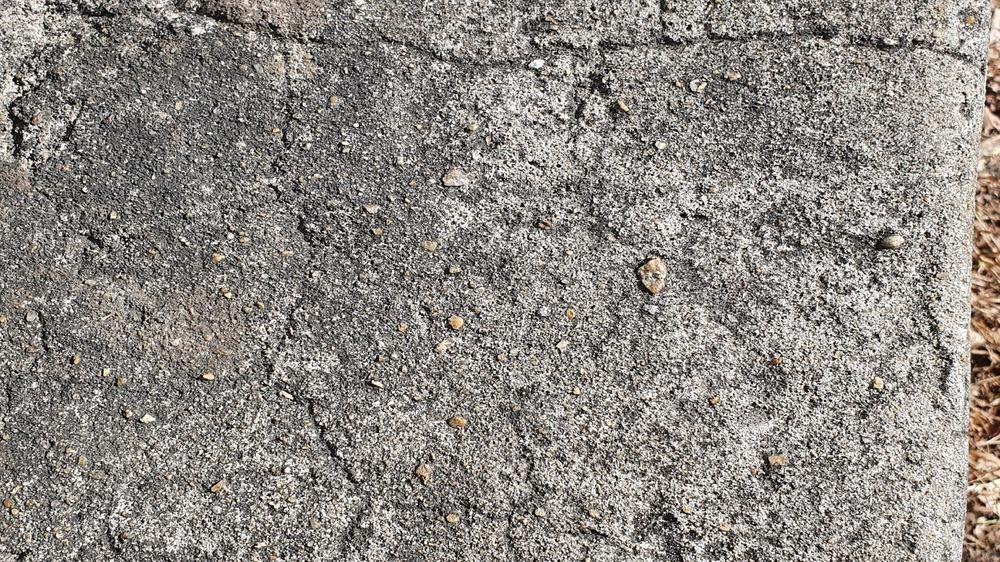
#> input picture inspection-perception/datasets/aerial/images/1794.rf.8b7d51d5b866e3f773603b92962f5cc3.jpg, 1000 x 562 px, shrunk from 2560 x 1440 before the run; its folder holds only this picture in this run
$ python apply_clahe.py
#> lines starting #> are read from the running program, lines starting #| are printed output that depends on the picture
import cv2
from pathlib import Path
from datetime import datetime
from shutil import copy2


BASE_DIR = Path(__file__).resolve().parent
INPUT_IMAGES = BASE_DIR / "underwater" / "valid" / "images"
INPUT_LABELS = BASE_DIR / "underwater" / "valid" / "labels"

timestamp = datetime.now().strftime("%Y%m%d_%H%M%S")
OUTPUT_ROOT = BASE_DIR / f"underwater_clahe_{timestamp}" / "valid"
OUTPUT_IMAGES = OUTPUT_ROOT / "images"
OUTPUT_LABELS = OUTPUT_ROOT / "labels"

OUTPUT_IMAGES.mkdir(parents=True, exist_ok=True)
OUTPUT_LABELS.mkdir(parents=True, exist_ok=True)

print(f"Saving processed dataset to: {OUTPUT_ROOT}")

for entry in sorted(INPUT_IMAGES.iterdir()):
    if entry.suffix.lower() not in {".jpg", ".jpeg", ".png", ".bmp", ".webp"}:
        continue

    image = cv2.imread(str(entry), cv2.IMREAD_GRAYSCALE)
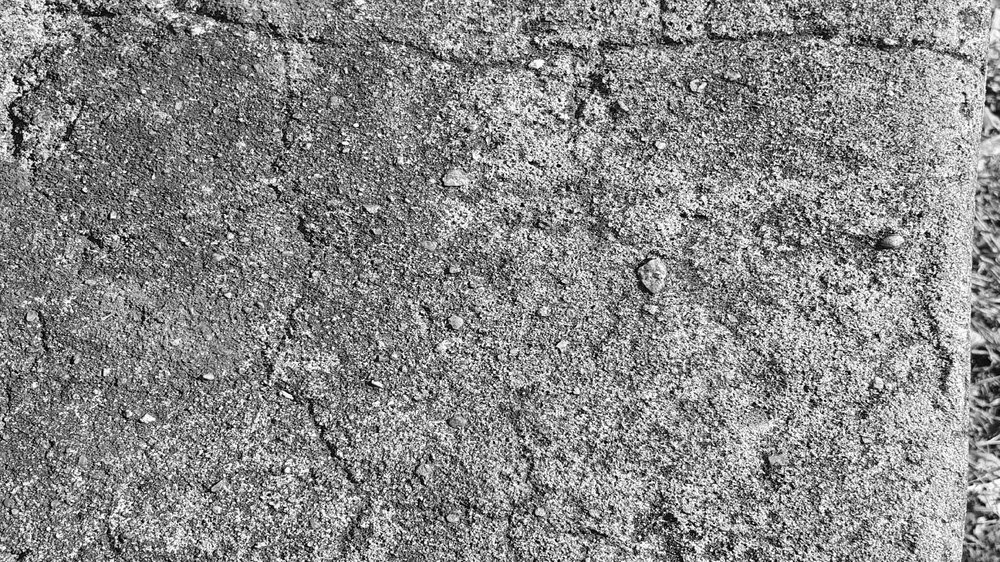
#> image: shape (562, 1000); min 0, max 255, mean 136.6
    if image is None:
        raise RuntimeError(f"Failed to read {entry}")

    clahe = cv2.createCLAHE(clipLimit=2.0, tileGridSize=(8, 8))
    clahe_image = clahe.apply(image)
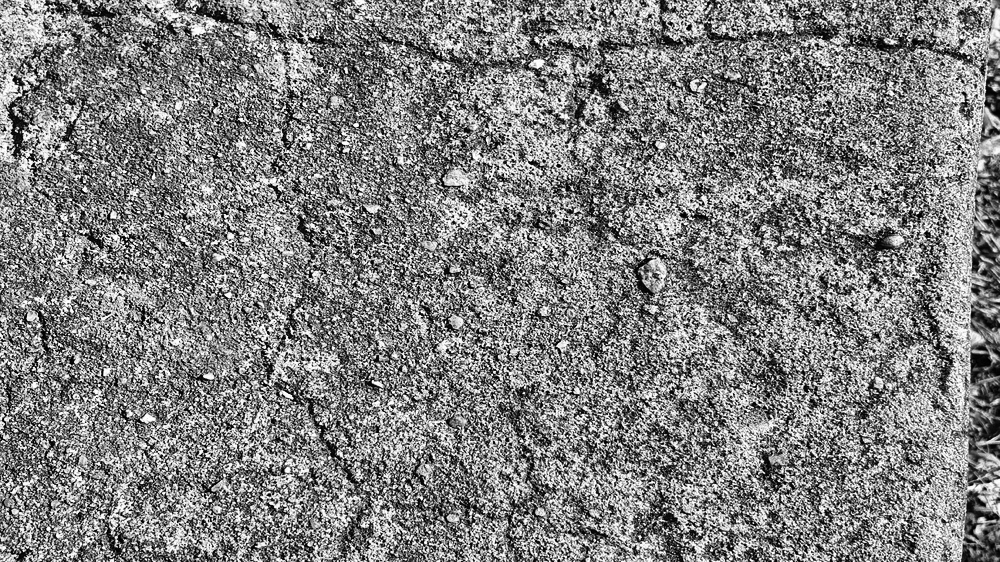
#> clahe_image: shape (562, 1000); min 0, max 255, mean 128.6
    blurred_image = cv2.GaussianBlur(clahe_image, (7, 7), 0)
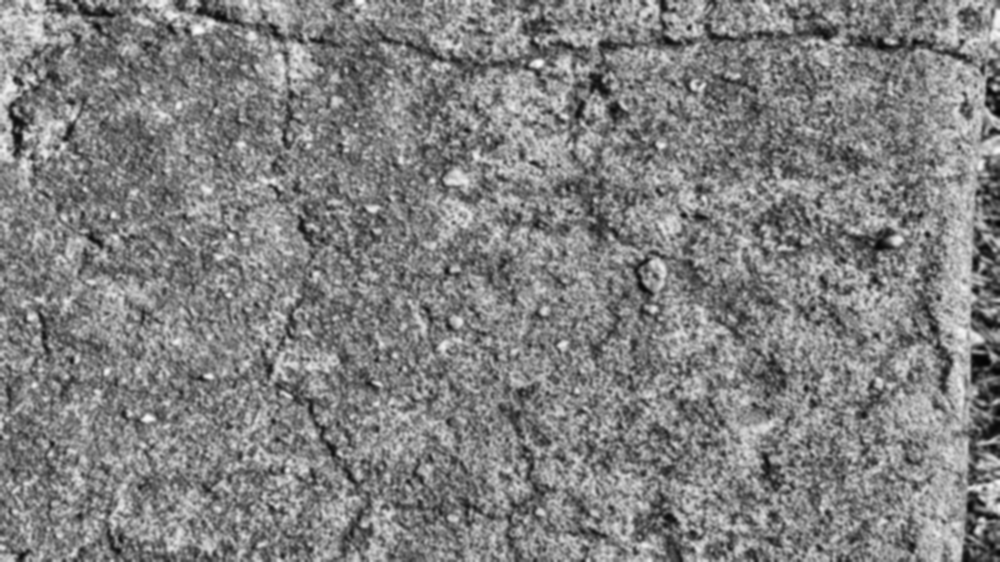
#> blurred_image: shape (562, 1000); min 3, max 251, mean 128.6
    final_image = cv2.addWeighted(clahe_image, 1.2, blurred_image, -0.2, 0)

    output_image = OUTPUT_IMAGES / f"{entry.stem}.jpg"
    if not cv2.imwrite(str(output_image), final_image):
        raise RuntimeError(f"Failed to save {output_image}")

    input_label = INPUT_LABELS / f"{entry.stem}.txt"
    if input_label.exists():
        copy2(input_label, OUTPUT_LABELS / input_label.name)

    print(f"Processed and saved: {output_image.name}")

print(f"Finished. Output dataset: {OUTPUT_ROOT}")

$ run again, on inspection-perception/datasets/aerial/images/2072.rf.293e11a2ab98a57722b6e6a2a19eed67.jpg
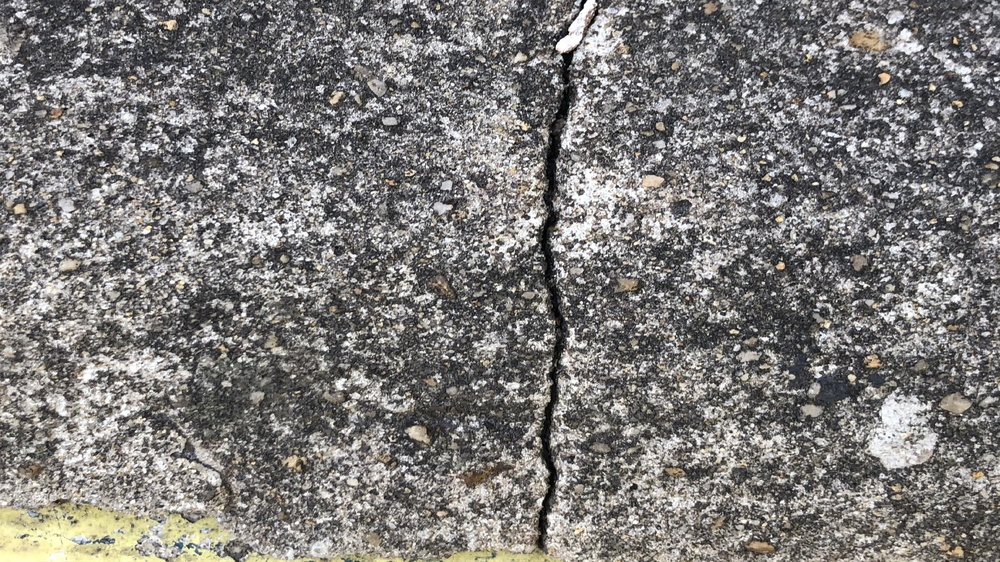
#> input picture inspection-perception/datasets/aerial/images/2072.rf.293e11a2ab98a57722b6e6a2a19eed67.jpg, 1000 x 562 px, shrunk from 2560 x 1440 before the run
#> `clahe_image = clahe.apply(image)`:
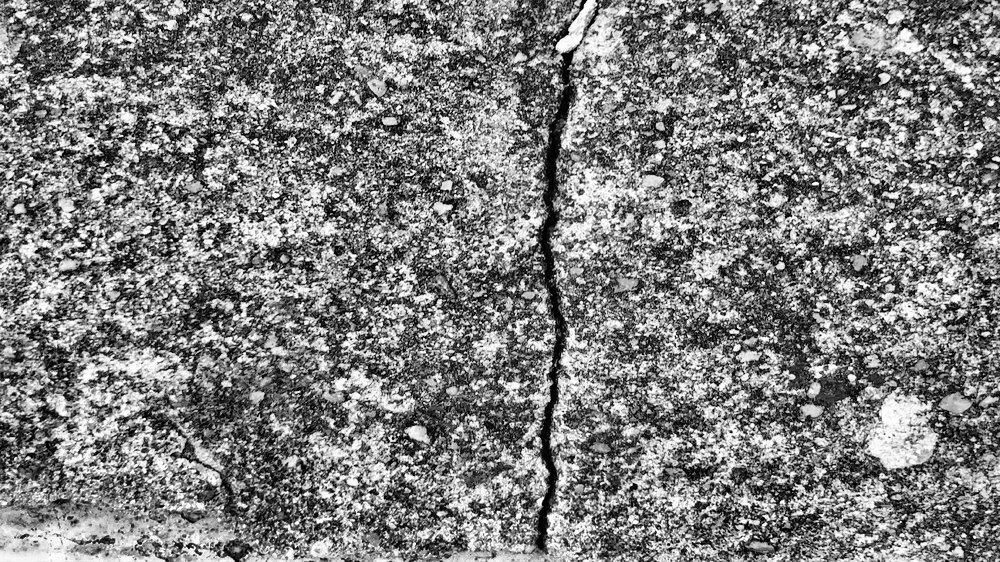
#> clahe_image: shape (562, 1000); min 0, max 255, mean 126.4
#> `blurred_image = cv2.GaussianBlur(clahe_image, (7, 7), 0)`:
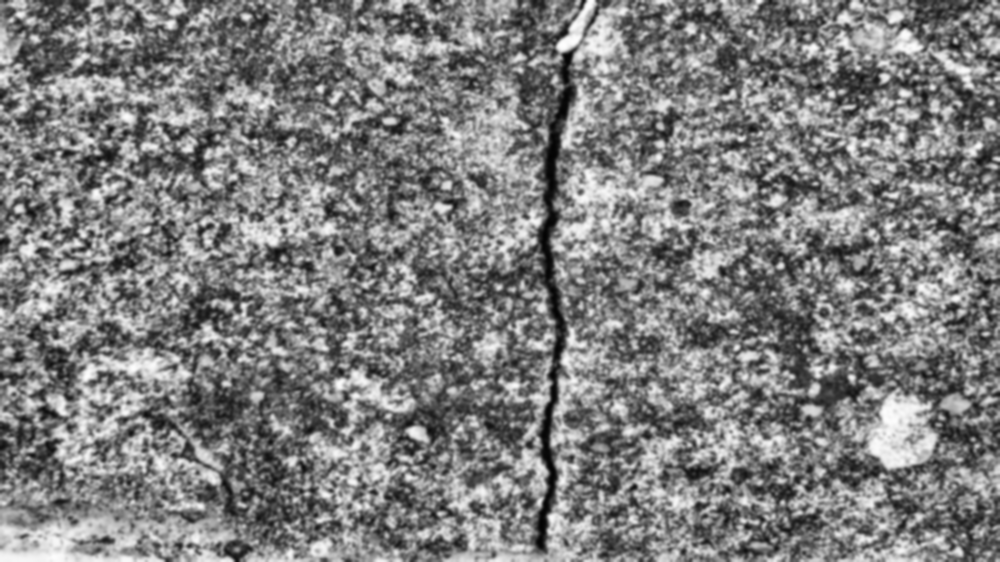
#> blurred_image: shape (562, 1000); min 3, max 254, mean 126.3

$ run again, on inspection-perception/datasets/aerial/images/2099.rf.8885d20561e6d094da953d2ca2b8963e.jpg
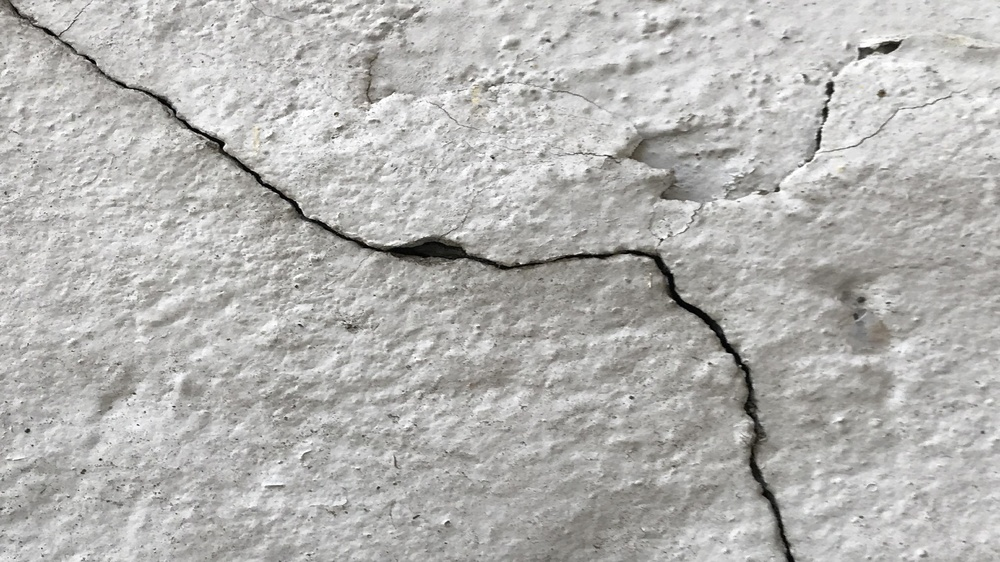
#> input picture inspection-perception/datasets/aerial/images/2099.rf.8885d20561e6d094da953d2ca2b8963e.jpg, 1000 x 562 px, shrunk from 2560 x 1440 before the run
#> `clahe_image = clahe.apply(image)`:
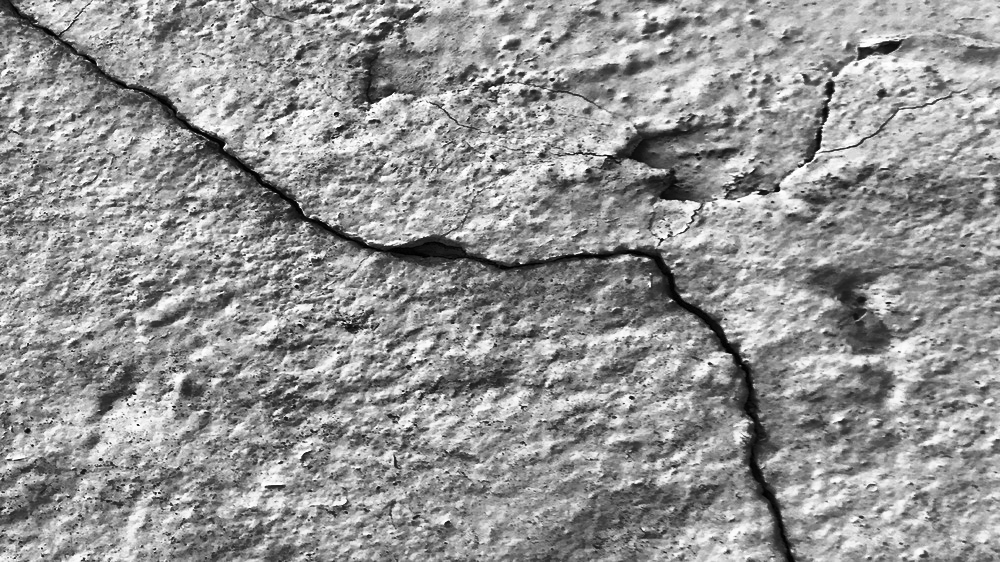
#> clahe_image: shape (562, 1000); min 0, max 255, mean 148.5
#> `blurred_image = cv2.GaussianBlur(clahe_image, (7, 7), 0)`:
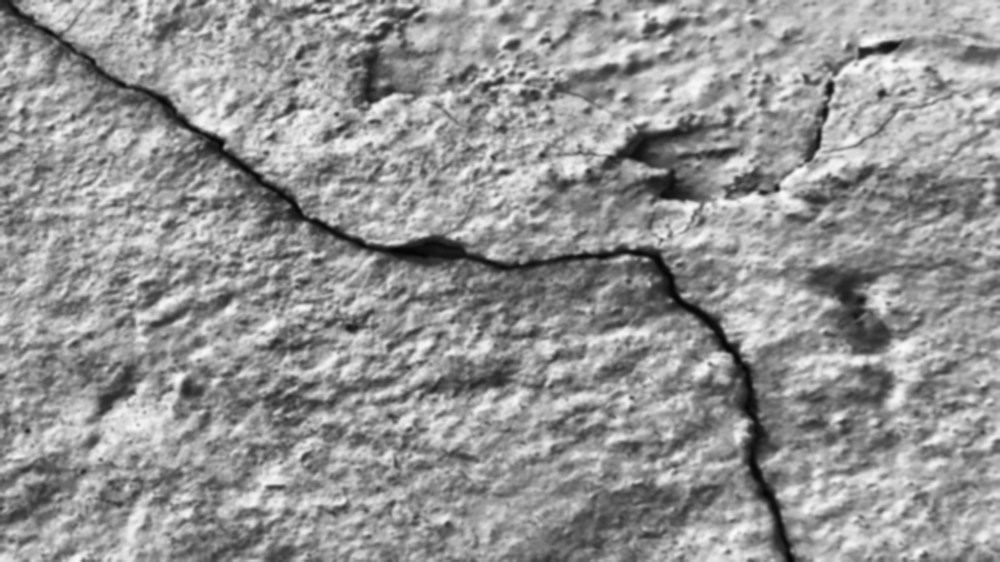
#> blurred_image: shape (562, 1000); min 5, max 252, mean 148.5
